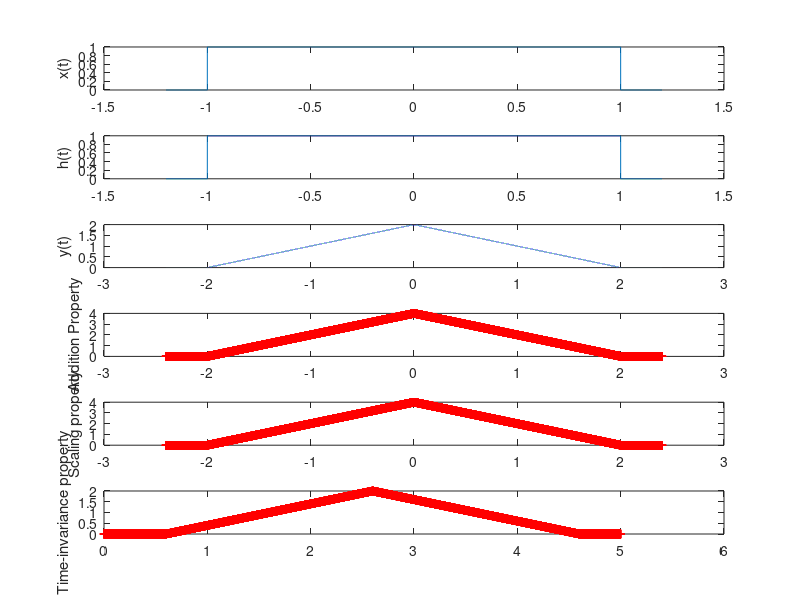

MATLAB code to generate this figure:
%Lab 6
%TC-52
%To verify the properties of LTI Systems

%Proof of LTI system properties

%Linerity

t=-1.2:0.0001:1.2;
x=zeros(size(t));
h=zeros(size(t));
x(t>=-1 &t<=1) = 1;
subplot(6,1,1);
plot(t,x); ylabel('x(t)');
h(t>=-1 & t<=1) = 1;
subplot(6,1,2);
plot(t,h);
ylabel('h(t)');
y=conv(x,h);
tt=t(1)+t(1):0.0001:t(end)+t(end);
subplot(6,1,3);
plot(tt,y*0.0001);
ylabel('y(t)');

% Addition Property

x2=x+x;       %defining a variable twice of x
ya=conv(x2,h);  %setting variable ya equals to convolution of two funcs.
tt=t(1)+t(1):0.0001:t(end)+t(end); %defining time
subplot(6,1,4); %creates a subplot row-viz
plot(tt,ya*0.0001); %plotting functions
yb=y+y;       %defining a variable twice of y
hold on     %holds the sub plots
plot(tt,yb*0.0001,'r+');  %plotting functions
ylabel('Addition Property');    %labeling the y-axis

%scaling Property

xs=2*x;     %defining a variable twice of xs
ya=conv(xs,h);  %setting variable ya equals to convolution of two funcs.
tt=t(1)+t(1):0.0001:t(end)+t(end);%defining time
subplot(6,1,5);     %creates a subplot row-viz
plot(tt,ya*0.0001);      %plotting functions
yb=2*y;     %defining a variable twice of y
hold on     %holds the sub plots
plot(tt,ya*0.0001,'r+');    %plotting functions
ylabel('Scaling property');    %labeling the y-axis

t=-1.2:0.0001:1.2;     %defining time 
x1=zeros(size(t)); %setting variable ya equals to function zeros
x1(t>=-0.8 & t<=1.2) = 1;   %logically setting the behaviour of x1 till 1
y1=conv(x1,h);      %setting variable y1 equals to convolution of two funcs.
tt=t(1)+t(1):0.0001:t(end)+t(end);      %defining time
subplot(6,1,6);  %creates a subplot row-viz
plot((1:length(y1))*0.0001,y1*0.0001);      %plotting functions
hold on;        %holds the sub plots
pad=zeros(1,0.2/0.0001); %applying padding to function 
y2=[pad y];     %setting variable y2 equal to the padding array element
plot((1:length(y2))*0.0001,y2*0.0001,'r+');     %plotting functions
ylabel('Time-invariance property');     %labeling the y-axis